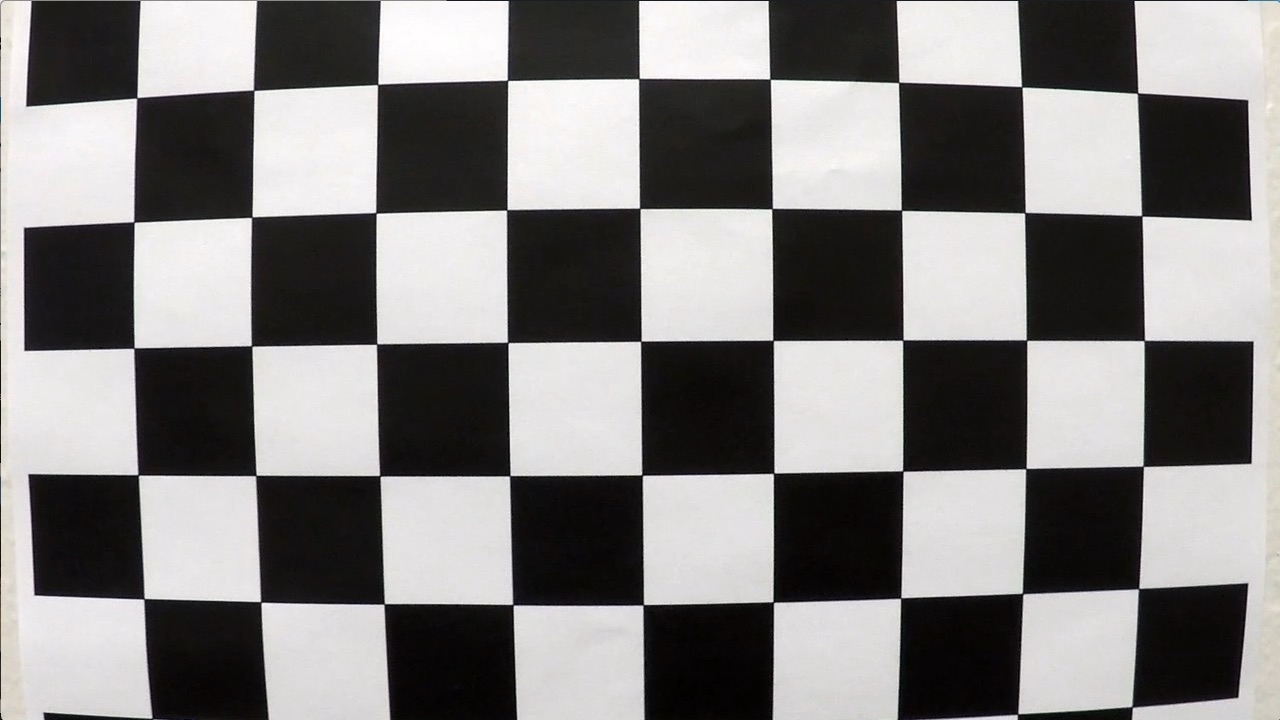
#> input picture driving-lane-departure-warning/camera_cal/calibration1.jpg, 1280 x 720 px
$ python -i lane.py   (imports and definitions only)   (older library calls are emulated)
#> lines starting #> are read from the running program, lines starting #| are printed output that depends on the picture
### driving-lane-departure-warning/calibration.py
"""calibration.py: Calibration the cameras and save the calibration results."""

__author__ = "Junsheng Fu"
__email__ = "junsheng.fu@yahoo.com"
__date__ = "March 2017"

import numpy as np
import cv2
import glob
import pickle
import matplotlib.pyplot as plt
from os import path


# [53 lines left out: function calibrate_camera, not called in this run]


def load_calibration(calib_file):
    """

    :param calib_file:
    :return: mtx and dist
    """
#> called with calib_file = 'camera_cal/calibration_pickle.p'
    with open(calib_file, 'rb') as file:
        # print('load calibration data')
#> (reads driving-lane-departure-warning/camera_cal/calibration_pickle.p from the repository)
        data= pickle.load(file)
        mtx = data['mtx']       # calibration matrix
        dist = data['dist']     # distortion coefficients

    return mtx, dist


# [28 lines left out: function undistort_image, not called in this run]


# [7 lines that do not run on import are left out]

### driving-lane-departure-warning/lane.py
"""Departure Warning System with a Monocular Camera"""

__author__ = "Junsheng Fu"
__email__ = "junsheng.fu@yahoo.com"
__date__ = "March 2017"


import numpy as np
import cv2
import matplotlib.pyplot as plt
from timeit import default_timer as timer
from calibration import load_calibration
from copy import copy


class Lane():
    def __init__(self):
        # was the line detected in the last frame or not
        self.detected = False
        #x values for detected line pixels
        self.cur_fitx = None
        #y values for detected line pixels
        self.cur_fity = None
        # x values of the last N fits of the line
        self.prev_fitx = []
        #polynomial coefficients for the most recent fit
        self.current_poly = [np.array([False])]
        #best polynomial coefficients for the last iteration
        self.prev_poly = [np.array([False])]

    def average_pre_lanes(self):
        tmp = copy(self.prev_fitx)
        tmp.append(self.cur_fitx)
        self.mean_fitx = np.mean(tmp, axis=0)

    def append_fitx(self):
        if len(self.prev_fitx) == N:
            self.prev_fitx.pop(0)
        self.prev_fitx.append(self.mean_fitx)

    def process(self, ploty):
        self.cur_fity = ploty
        self.average_pre_lanes()
        self.append_fitx()
        self.prev_poly = self.current_poly


left_lane = Lane()
right_lane = Lane()
frame_width = 1280
frame_height = 720

LANEWIDTH = 3.7  # highway lane width in US: 3.7 meters
input_scale = 2#4
output_frame_scale = 2#4
N = 4 # buffer previous N lines

# fullsize:1280x720
x = [194, 1117, 705, 575]
y = [719, 719, 461, 461]
X = [290, 990, 990, 290]
Y = [719, 719, 0, 0]

src = np.floor(np.float32([[x[0], y[0]], [x[1], y[1]],[x[2], y[2]], [x[3], y[3]]]) / input_scale)
dst = np.floor(np.float32([[X[0], Y[0]], [X[1], Y[1]],[X[2], Y[2]], [X[3], Y[3]]]) / input_scale)

M = cv2.getPerspectiveTransform(src, dst)
M_inv = cv2.getPerspectiveTransform(dst, src)

# Only for creating the final video visualization
X_b = [574, 706, 706, 574]
Y_b = [719, 719, 0, 0]
src_ = np.floor(np.float32([[x[0], y[0]], [x[1], y[1]],[x[2], y[2]], [x[3], y[3]]]) / (input_scale*2))
dst_ = np.floor(np.float32([[X_b[0], Y_b[0]], [X_b[1], Y_b[1]],[X_b[2], Y_b[2]], [X_b[3], Y_b[3]]]) / (input_scale*2))
M_b = cv2.getPerspectiveTransform(src_, dst_)
# Only for creating the final video visualization

# Threshold for color and gradient thresholding
s_thresh, sx_thresh, dir_thresh, m_thresh, r_thresh = (120, 255), (20, 100), (0.7, 1.3), (30, 100), (200, 255)

# load the calibration
calib_file = 'camera_cal/calibration_pickle.p'
mtx, dist = load_calibration(calib_file)


def abs_sobel_thresh(img, orient='x', sobel_kernel=3, thresh=(0, 255)):

    # Apply the following steps to img
    # 1) Convert to grayscale
    gray = cv2.cvtColor(img, cv2.COLOR_RGB2GRAY)

    # 2) Take the derivative in x or y given orient = 'x' or 'y'
    # 3) Take the absolute value of the derivative or gradient
    if orient == 'x':
        abs_sobel = np.absolute(cv2.Sobel(gray, cv2.CV_64F, 1, 0, ksize=sobel_kernel))
    if orient == 'y':
        abs_sobel = np.absolute(cv2.Sobel(gray, cv2.CV_64F, 0, 1, ksize=sobel_kernel))

    # 4) Scale to 8-bit (0 - 255) then convert to type = np.uint8
    scaled_sobel = np.uint8(255.*abs_sobel/np.max(abs_sobel))

    # 5) Create a mask of 1's where the scaled gradient magnitude
    # is > thresh_min and < thresh_max
    binary_output = np.zeros_like(scaled_sobel)
    binary_output[(scaled_sobel >= thresh[0]) & (scaled_sobel <= thresh[1])] = 1

    return binary_output


# [22 lines left out: function mag_thresh, not called in this run]


def dir_threshold(img, sobel_kernel=3, thresh=(0, np.pi/2)):
    """ threshold according to the direction of the gradient

    :param img:
    :param sobel_kernel:
    :param thresh:
    :return:
    """

    # Apply the following steps to img
    # 1) Convert to grayscale
    gray = cv2.cvtColor(img, cv2.COLOR_RGB2GRAY)

    # 2) Take the gradient in x and y separately
    sobelx = cv2.Sobel(gray, cv2.CV_64F, 1, 0, ksize=sobel_kernel)
    sobely = cv2.Sobel(gray, cv2.CV_64F, 0, 1, ksize=sobel_kernel)

    # 3) Take the absolute value of the x and y gradients
    # 4) Use np.arctan2(abs_sobely, abs_sobelx) to calculate the direction of the gradient
    absgraddir = np.arctan2(np.absolute(sobely), np.absolute(sobelx))

    # 5) Create a binary mask where direction thresholds are met
    binary_output =  np.zeros_like(absgraddir)
    binary_output[(absgraddir >= thresh[0]) & (absgraddir <= thresh[1])] = 1

    return binary_output


# [12 lines left out: function gradient_pipeline, not called in this run]


def threshold_col_channel(channel, thresh):

    binary = np.zeros_like(channel)
    binary[(channel >= thresh[0]) & (channel <= thresh[1])] = 1

    return binary


def find_edges(img, s_thresh=s_thresh, sx_thresh=sx_thresh, dir_thresh=dir_thresh):

    img = np.copy(img)
    # Convert to HSV color space and threshold the s channel
    hls = cv2.cvtColor(img, cv2.COLOR_BGR2HLS).astype(np.float)
    s_channel = hls[:,:,2]
    s_binary = threshold_col_channel(s_channel, thresh=s_thresh)

    # Sobel x
    sxbinary = abs_sobel_thresh(img, orient='x', sobel_kernel=3, thresh=sx_thresh)
    # mag_binary = mag_thresh(img, sobel_kernel=3, thresh=m_thresh)
    # # gradient direction
    dir_binary = dir_threshold(img, sobel_kernel=3, thresh=dir_thresh)
    #
    # # output mask
    combined_binary = np.zeros_like(s_channel)
    combined_binary[(( (sxbinary == 1) & (dir_binary==1) ) | ( (s_binary == 1) & (dir_binary==1) ))] = 1

    # add more weights for the s channel
    c_bi = np.zeros_like(s_channel)
    c_bi[( (sxbinary == 1) & (s_binary==1) )] = 2

    ave_binary = (combined_binary + c_bi)

    return ave_binary


def warper(img, M):

    # Compute and apply perspective transform
    img_size = (img.shape[1], img.shape[0])
    warped = cv2.warpPerspective(img, M, img_size, flags=cv2.INTER_NEAREST)  # keep same size as input image

    return warped


## fit the lane line
def full_search(binary_warped, visualization=False):

    histogram = np.sum(binary_warped[binary_warped.shape[0]//2:,:], axis=0)
    # Create an output image to draw on and  visualize the result
    out_img = np.dstack((binary_warped, binary_warped, binary_warped))*255
    out_img = out_img.astype('uint8')

    # Find the peak of the left and right halves of the histogram
    # These will be the starting point for the left and right lines
    midpoint = np.int(histogram.shape[0]/2)
    leftx_base = np.argmax(histogram[:midpoint])
    rightx_base = np.argmax(histogram[midpoint:]) + midpoint

    # Choose the number of sliding windows
    nwindows = 9
    # Set height of windows
    window_height = np.int(binary_warped.shape[0]/nwindows)
    # Identify the x and y positions of all nonzero pixels in the image
    nonzero = binary_warped.nonzero()
    nonzeroy = np.array(nonzero[0])
    nonzerox = np.array(nonzero[1])
    # Current positions to be updated for each window
    leftx_current = leftx_base
    rightx_current = rightx_base
    # Set the width of the windows +/- margin
    margin = np.floor(100/input_scale)
    # Set minimum number of pixels found to recenter window
    minpix = np.floor(50/input_scale)
    # Create empty lists to receive left and right lane pixel indices
    left_lane_inds = []
    right_lane_inds = []

    # Step through the windows one by one
    for window in range(nwindows):
        # Identify window boundaries in x and y (and right and left)
        win_y_low = binary_warped.shape[0] - (window+1)*window_height
        win_y_high = binary_warped.shape[0] - window*window_height
        win_xleft_low = leftx_current - margin
        win_xleft_high = leftx_current + margin
        win_xright_low = rightx_current - margin
        win_xright_high = rightx_current + margin
        # Draw the windows on the visualization image
        if visualization:
            cv2.rectangle(out_img,(int(win_xleft_low),int(win_y_low)),(int(win_xleft_high),int(win_y_high)),(0,255,0), 2)
            cv2.rectangle(out_img,(int(win_xright_low),int(win_y_low)),(int(win_xright_high),int(win_y_high)),(0,255,0), 2)

        # Identify the nonzero pixels in x and y within the window
        good_left_inds = ((nonzeroy >= win_y_low) & (nonzeroy < win_y_high) & (nonzerox >= win_xleft_low) & (nonzerox < win_xleft_high)).nonzero()[0]
        good_right_inds = ((nonzeroy >= win_y_low) & (nonzeroy < win_y_high) & (nonzerox >= win_xright_low) & (nonzerox < win_xright_high)).nonzero()[0]
        # Append these indices to the lists
        left_lane_inds.append(good_left_inds)
        right_lane_inds.append(good_right_inds)
        # If you found > minpix pixels, recenter next window on their mean position
        if len(good_left_inds) > minpix:
            leftx_current = np.int(np.mean(nonzerox[good_left_inds]))
        if len(good_right_inds) > minpix:
            rightx_current = np.int(np.mean(nonzerox[good_right_inds]))

    # Concatenate the arrays of indices
    left_lane_inds = np.concatenate(left_lane_inds)
    right_lane_inds = np.concatenate(right_lane_inds)

    # Extract left and right line pixel positions
    leftx = nonzerox[left_lane_inds]
    lefty = nonzeroy[left_lane_inds]
    rightx = nonzerox[right_lane_inds]
    righty = nonzeroy[right_lane_inds]

    # Fit a second order polynomial to each
    left_fit = np.polyfit(lefty, leftx, 2)
    right_fit = np.polyfit(righty, rightx, 2)
    # Visualization

    # Generate x and y values for plotting
    if visualization:
        ploty = np.linspace(0, binary_warped.shape[0]-1, binary_warped.shape[0] )
        left_fitx = left_fit[0]*ploty**2 + left_fit[1]*ploty + left_fit[2]
        right_fitx = right_fit[0]*ploty**2 + right_fit[1]*ploty + right_fit[2]

        out_img[nonzeroy[left_lane_inds], nonzerox[left_lane_inds]] = [255, 0, 0]
        out_img[nonzeroy[right_lane_inds], nonzerox[right_lane_inds]] = [0, 0, 255]
        # plt.subplot(1,2,1)
        plt.imshow(out_img)
        # plt.imshow(binary_warped)
        plt.plot(left_fitx, ploty, color='yellow')
        plt.plot(right_fitx, ploty, color='yellow')
        plt.xlim((0, frame_width / input_scale))
        plt.ylim((frame_height / input_scale, 0))
        plt.show()

    return left_fit, right_fit


# [57 lines left out: function window_search, not called in this run]


def measure_lane_curvature(ploty, leftx, rightx, visualization=False):

    leftx = leftx[::-1]  # Reverse to match top-to-bottom in y
    rightx = rightx[::-1]  # Reverse to match top-to-bottom in y

     # choose the maximum y-value, corresponding to the bottom of the image
    y_eval = np.max(ploty)

    # Define conversions in x and y from pixels space to meters
    ym_per_pix = 30/(frame_height/input_scale) # meters per pixel in y dimension
    xm_per_pix = LANEWIDTH/(700/input_scale) # meters per pixel in x dimension

    # Fit new polynomials to x,y in world space
    left_fit_cr = np.polyfit(ploty*ym_per_pix, leftx*xm_per_pix, 2)
    right_fit_cr = np.polyfit(ploty*ym_per_pix, rightx*xm_per_pix, 2)
    # Calculate the new radii of curvature
    left_curverad = ((1 + (2*left_fit_cr[0]*y_eval*ym_per_pix + left_fit_cr[1])**2)**1.5) / np.absolute(2*left_fit_cr[0])
    right_curverad = ((1 + (2*right_fit_cr[0]*y_eval*ym_per_pix + right_fit_cr[1])**2)**1.5) / np.absolute(2*right_fit_cr[0])
    # Now our radius of curvature is in meters
    # print(left_curverad, 'm', right_curverad, 'm')

    if leftx[0] - leftx[-1] > 50/input_scale:
        curve_direction = 'Left curve'
    elif leftx[-1] - leftx[0] > 50/input_scale:
        curve_direction = 'Right curve'
    else:
        curve_direction = 'Straight'

    return (left_curverad+right_curverad)/2.0, curve_direction


def off_center(left, mid, right):
    """

    :param left: left lane position
    :param mid:  car position
    :param right: right lane position
    :return: True or False, indicator of off center driving
    """
    a = mid - left
    b = right - mid
    width = right - left

    if a >= b:  # driving right off
        offset = a / width * LANEWIDTH - LANEWIDTH /2.0
    else:       # driving left off
        offset = LANEWIDTH /2.0 - b / width * LANEWIDTH

    return offset


def compute_car_offcenter(ploty, left_fitx, right_fitx, undist):

    # Create an image to draw the lines on
    height = undist.shape[0]
    width = undist.shape[1]

    # Recast the x and y points into usable format for cv2.fillPoly()
    pts_left = np.array([np.transpose(np.vstack([left_fitx, ploty]))])
    pts_right = np.array([np.flipud(np.transpose(np.vstack([right_fitx, ploty])))])
    pts = np.hstack((pts_left, pts_right))

    bottom_l = left_fitx[height-1]
    bottom_r = right_fitx[0]

    offcenter = off_center(bottom_l, width/2.0, bottom_r)

    return offcenter, pts


def create_output_frame(offcenter, pts, undist_ori, fps, curvature, curve_direction, binary_sub, threshold=0.6):
    """

    :param offcenter:
    :param pts:
    :param undist_ori:
    :param fps:
    :param threshold:
    :return:
    """

    undist_ori = cv2.resize(undist_ori, (0,0), fx=1/output_frame_scale, fy=1/output_frame_scale)
    w = undist_ori.shape[1]
    h = undist_ori.shape[0]

    undist_birdview = warper(cv2.resize(undist_ori, (0,0), fx=1/2, fy=1/2), M_b)

    color_warp = np.zeros_like(undist_ori).astype(np.uint8)

    # create a frame to hold every image
    whole_frame = np.zeros((int(h*2.5),int(w*2.34), 3), dtype=np.uint8)


    if abs(offcenter) > threshold:  # car is offcenter more than 0.6 m
        # Draw Red lane
        cv2.fillPoly(color_warp, np.int_([pts]), (255, 0, 0)) # red
    else: # Draw Green lane
        cv2.fillPoly(color_warp, np.int_([pts]), (0,255, 0))  # green

    newwarp = cv2.warpPerspective(color_warp, M_inv, (int(frame_width/input_scale), int(frame_height/input_scale)))

    # Combine the result with the original image    # result = cv2.addWeighted(undist, 1, newwarp, 0.3, 0)

    newwarp_ = cv2.resize(newwarp,None, fx=input_scale/output_frame_scale, fy=input_scale/output_frame_scale, interpolation = cv2.INTER_LINEAR)

    output = cv2.addWeighted(undist_ori, 1, newwarp_, 0.3, 0)

    ############## generate the combined output frame only for visualization purpose ################
    whole_frame[40:40+h, 20:20+w, :] = undist_ori
    whole_frame[40:40+h, 60+w:60+2*w, :] = output
    whole_frame[220+h//2:220+2*h//2, 20:20+w//2, :] = undist_birdview
    whole_frame[220+h//2:220+2*h//2, 40+w//2:40+w, 0] = cv2.resize((binary_sub*255).astype(np.uint8), (0,0), fx=1/2, fy=1/2)
    whole_frame[220+h//2:220+2*h//2, 40+w//2:40+w, 1] = cv2.resize((binary_sub*255).astype(np.uint8), (0,0), fx=1/2, fy=1/2)
    whole_frame[220+h//2:220+2*h//2, 40+w//2:40+w, 2] = cv2.resize((binary_sub*255).astype(np.uint8), (0,0), fx=1/2, fy=1/2)

    font = cv2.FONT_HERSHEY_SIMPLEX
    if offcenter >= 0:
        offset = offcenter
        direction = 'Right'
    elif offcenter < 0:
        offset = -offcenter
        direction = 'Left'

    info_road = "Road Status"
    info_lane = "Lane info: {0}".format(curve_direction)
    info_cur = "Curvature {:6.1f} m".format(curvature)
    info_offset = "Off center: {0} {1:3.1f}m".format(direction, offset)
    info_framerate = "{0:4.1f} fps".format(fps)
    info_warning = "Warning: offcenter > 0.6m (use higher threshold in real life)"

    cv2.putText(whole_frame, "Departure Warning System with a Monocular Camera", (23,25), font, 0.8, (255,255,0), 1, cv2.LINE_AA)
    cv2.putText(whole_frame, "Origin", (22,70), font, 0.6, (255,255,0), 1, cv2.LINE_AA)
    cv2.putText(whole_frame, "Augmented", (40+w+25,70), font, 0.6, (255,255,0), 1, cv2.LINE_AA)
    cv2.putText(whole_frame, "Bird's View", (22+30,70+35+h), font, 0.6, (255,255,0), 1, cv2.LINE_AA)
    cv2.putText(whole_frame, "Lanes", (22+225,70+35+h), font, 0.6, (255,255,0), 1, cv2.LINE_AA)
    cv2.putText(whole_frame, info_road, (40+w+50,70+35+h), font, 0.8, (255,255,0), 1,cv2.LINE_AA)
    cv2.putText(whole_frame, info_warning, (35+w,60+h), font, 0.4, (255,255,0), 1,cv2.LINE_AA)
    cv2.putText(whole_frame, info_lane, (40+w+50,70+35+40+h), font, 0.8, (255,255,0), 1,cv2.LINE_AA)
    cv2.putText(whole_frame, info_cur, (40+w+50,70+35+80+h), font, 0.8, (255,255,0), 1,cv2.LINE_AA)
    cv2.putText(whole_frame, info_offset, (40+w+50,70+35+120+h), font, 0.8, (255,255,0), 1,cv2.LINE_AA)
    cv2.putText(whole_frame, info_framerate, (40+w+250,70), font, 0.6, (255,255,0), 1,cv2.LINE_AA)

    #return whole_frame
    return output


# [24 lines left out: function tracker, not called in this run]


def detector(binary_sub, ploty, visualization=False):

    left_fit, right_fit = full_search(binary_sub, visualization=visualization)

    left_fitx = left_fit[0] * ploty**2 + left_fit[1] * ploty + left_fit[2]
    right_fitx = right_fit[0] * ploty**2 + right_fit[1] * ploty + right_fit[2]
    std_value = np.std(right_fitx - left_fitx)
    if std_value < (85 /input_scale):
        left_lane.current_poly = left_fit
        right_lane.current_poly = right_fit
        left_lane.cur_fitx = left_fitx
        right_lane.cur_fitx = right_fitx
        left_lane.detected = True
        right_lane.detected = True
    else:
        left_lane.current_poly = left_lane.prev_poly
        right_lane.current_poly = right_lane.prev_poly
        if len(left_lane.prev_fitx) > 0:
            left_lane.cur_fitx = left_lane.prev_fitx[-1]
            right_lane.cur_fitx = right_lane.prev_fitx[-1]
        else:
            left_lane.cur_fitx = left_fitx
            right_lane.cur_fitx = right_fitx
        left_lane.detected = False
        right_lane.detected = False


def process_frame(img, visualization=False):

#> called with visualization = False
    start = timer()
    # resize the input image according to scale
    img_undist_ = cv2.undistort(img, mtx, dist, None, mtx)
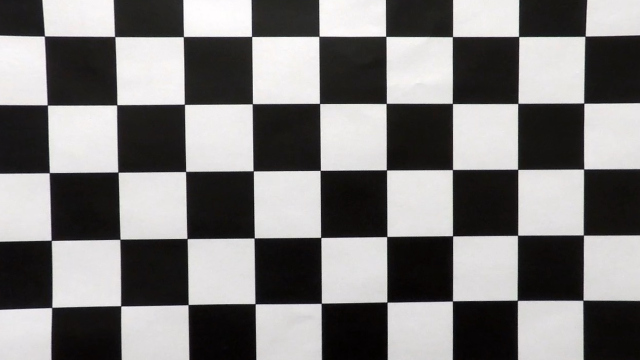
#> img_undist_: shape (720, 1280, 3) (shown at 1/2 size); mean R, G, B 125.3, 123.7, 123.3
    img_undist = cv2.resize(img_undist_, (0,0), fx=1/input_scale, fy=1/input_scale)
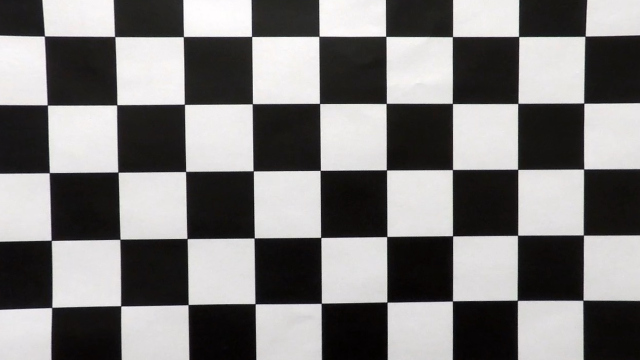
#> img_undist: shape (360, 640, 3); mean R, G, B 125.5, 123.9, 123.4

    # find the binary image of lane/edges
    img_binary = find_edges(img_undist)
#> in find_edges, `hls = cv2.cvtColor(img, cv2.COLOR_BGR2HLS).astype(np.float)`:
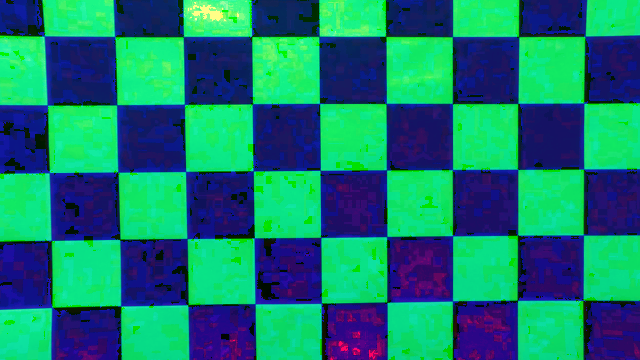
#> hls: shape (360, 640, 3) float64; mean of channels 0, 1, 2 111.7, 124.4, 20.7; drawn as B, G, R
#> in find_edges, `s_channel = hls[:,:,2]`:
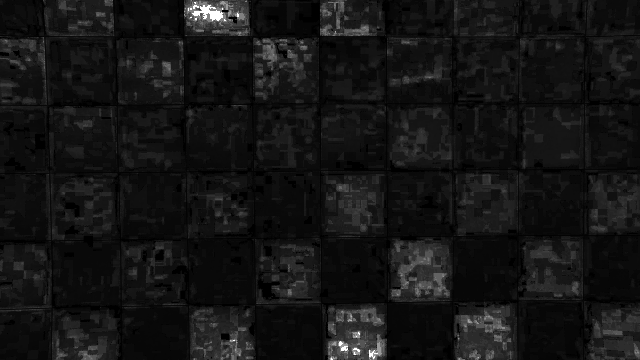
#> s_channel: shape (360, 640) float64; min 0, max 255, mean 20.7
#> (the rest of the program and of its run is left out)
